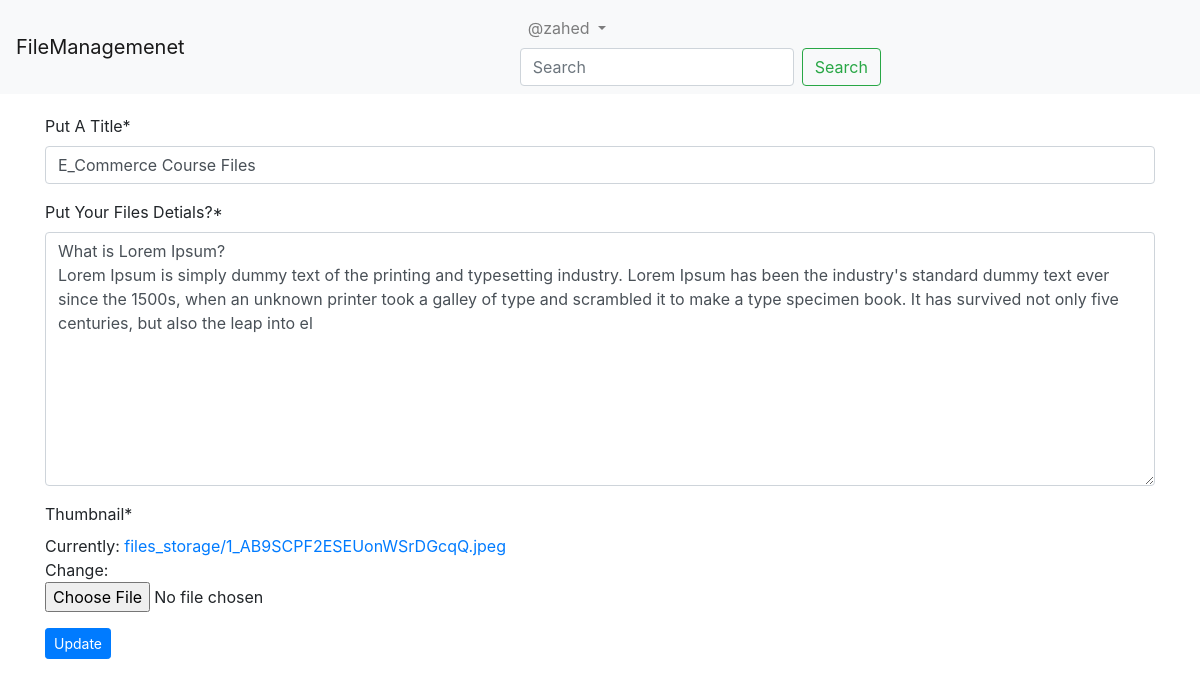
Screenshot of /upload/edit/1/ (signed in) with the database file from the repository.
### Upload_App/models.py (models this page shows, shortened)
class Uploader(models.Model):
    author=models.ForeignKey(User,on_delete=models.CASCADE,related_name='post_author')
    upload_title=models.CharField(max_length=264,verbose_name='Put A Title')
    file_details = models.TextField(verbose_name="Put Your Files Detials?")
    thumbnail= models.FileField(upload_to='files_storage')
    uplaod_date=models.DateTimeField(auto_now_add= True)
    update_date=models.DateTimeField(auto_now= True)

### Upload_App/views.py (the view)
# urls.py: path('edit/<int:pk>/', views.edit_files, name='edit_files'),
@login_required
def edit_files(request, pk):
    uploader = Uploader.objects.get(pk=pk)
    form = EditForm(instance=uploader)
    if request.method == 'POST':
        form = EditForm(request.POST, request.FILES, instance=uploader)
        if form.is_valid():
            form.save()
            form = EditForm(instance=uploader)
            return HttpResponseRedirect(reverse('Upload_App:my_files'))
    context = {'form': form}
    return render(request, 'Upload_App/edit_files.html', context)

### Upload_App/forms.py
class EditForm(forms.ModelForm):
    class Meta:
        model = Uploader
        fields=('upload_title', 'file_details', 'thumbnail')

### templates/Upload_App/edit_files.html (shortened to what this page needs)
{% extends 'base.html' %}
{% load crispy_forms_tags %}
{% block body_block %}
<form method="POST" enctype="multipart/form-data">
{{form|crispy}}
<button type="submit" name="button" class="btn btn-primary btn-sm">Update</button>
{% endblock %}

### templates/base.html (shortened to what this page needs)
<!DOCTYPE html>
{% load staticfiles %}
<html lang="en" dir="ltr">
<head>
    <link rel="stylesheet" href="https://maxcdn.bootstrapcdn.com/bootstrap/4.0.0/css/bootstrap.min.css"
>
    <link href="https://maxcdn.bootstrapcdn.com/font-awesome/4.7.0/css/font-awesome.min.css" rel="stylesheet">
    <link rel="stylesheet" href="{% static 'css/style.css' %}">
</head>
<body>
    <nav class="navbar navbar-expand-lg navbar-light bg-light">
        <a class="navbar-brand" href="{% url 'index' %}">FileManagemenet</a>
        <div class="collapse navbar-collapse" id="navbarSupportedContent">
            <ul class="navbar-nav mr-auto  m-auto ">
                <li class="nav-item active">
                    <a class="nav-link" href=""> <img src="" width="30px" alt=""> </a>
                </li>
                {% if user.is_authenticated %}
                <li class="nav-item dropdown">
                    <a class="nav-link dropdown-toggle" href="#" id="navbarDropdown" data-toggle="dropdown">
                        @{{user.username}}
                    </a>
                        <form class="form-inline my-2 my-lg-0" method="GET">
                            <input class="form-control mr-sm-2" type="search" placeholder="Search" aria-label="Search" name="search">
                            <button class="btn btn-outline-success my-2 my-sm-0" type="submit">Search</button>
                        </form>
                </li>
                {% endif %}
            </ul>
        </div>
    </nav>
    <div class="container" style='padding-top:20px'>
        {% block body_block %}
        {% endblock %}
    </div>
</body>
</html>

### static/css/style.css (style rules this page uses)
body { margin: auto; width: auto; }

### rows the page displays
Uploader: upload_title "E_Commerce Course Files", file_details "What is Lorem Ipsum? Lorem Ipsum is simply dummy text of the printing and typesetting industry. Lorem Ipsum has been the industry's standard dummy text ever since the 1500s, when an unknown printer took a galley of type and scrambled it to make a type specimen book. It has survived not only five centuries, but also the leap into el"

### other values shown
{{ user.username }} "zahed"
